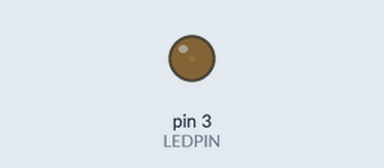
Bench run of a sketch on a simulated Arduino Uno, built with avr-gcc and run on an emulated ATmega328P. On the bench: output pins drawn as LEDs (lit = HIGH).

Above: at 0.05 s.
At 1.05 s:
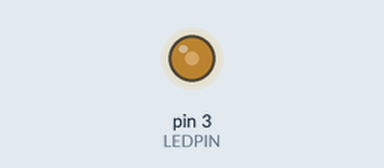
At 2.05 s:
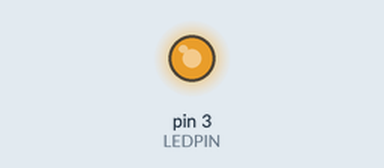
At 5.55 s:
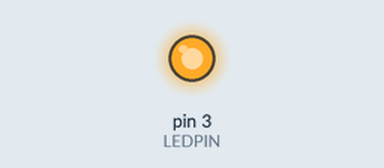
Timing chart, 0 to 7.2 s (numbered marks = the images above):
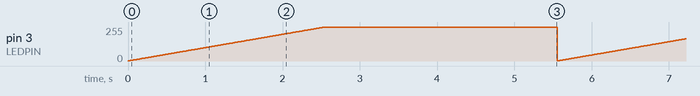

The sketch:

LED_PWM1.ino
```cpp
#define LEDPIN 3     // LEDはピン3に接続

typedef enum{
  UP,
  MAX
}STATE;

typedef enum{
  ENTRY,
  DO,
  EXIT
}ACTION;

STATE g_state = UP;
ACTION g_action = ENTRY;
int g_intensity = 0;     // 発光強度

void setAction(ACTION act){
  g_action = act;
}

ACTION getAction(){
  return g_action;
}

void setState(STATE state){
  g_state = state;
}

STATE getState(){
  return g_state;
}

void setStateAction(STATE state, ACTION action){
  setState(state);
  setAction(action);
}

void setup() {
  pinMode(LEDPIN,OUTPUT);     //アナログ出力を使うので　pinModeをOUTPUTに
  analogWrite(LEDPIN, 0);     //LEDの初期状態を消灯にする
  Serial.begin(9600);
}

void loop() {

  switch(getState())
  {
    case UP:
      switch(getAction())
      {
        case ENTRY:
          setStateAction(UP, DO);
          break;
        case DO:
          g_intensity++;                    //loop毎にインクリメント
          if(g_intensity >= 255){            //もしintensityが255以上なら
            setStateAction(UP, EXIT);
          }
          analogWrite(LEDPIN, g_intensity);  //valの値に応じてLEDを点灯
          delay(10);
          break;
        case EXIT:
          setStateAction(MAX, ENTRY);
          break;
      }
      break;
    case MAX:
      switch(getAction())
      {
        case ENTRY:
          setStateAction(MAX, DO);
          break;
        case DO:
          delay(3000);
          setStateAction(MAX, EXIT);
          break;
        case EXIT:
          g_intensity = 0;
          analogWrite(LEDPIN, g_intensity);  //valの値に応じてLEDを点灯
          setStateAction(UP, ENTRY);
          break;
      }
      break;
  }
}
```

Measured:
- by itself, pin 3 (LEDPIN): ramps from 1/255 to 255/255 and jumps back, once every 5.6 s
